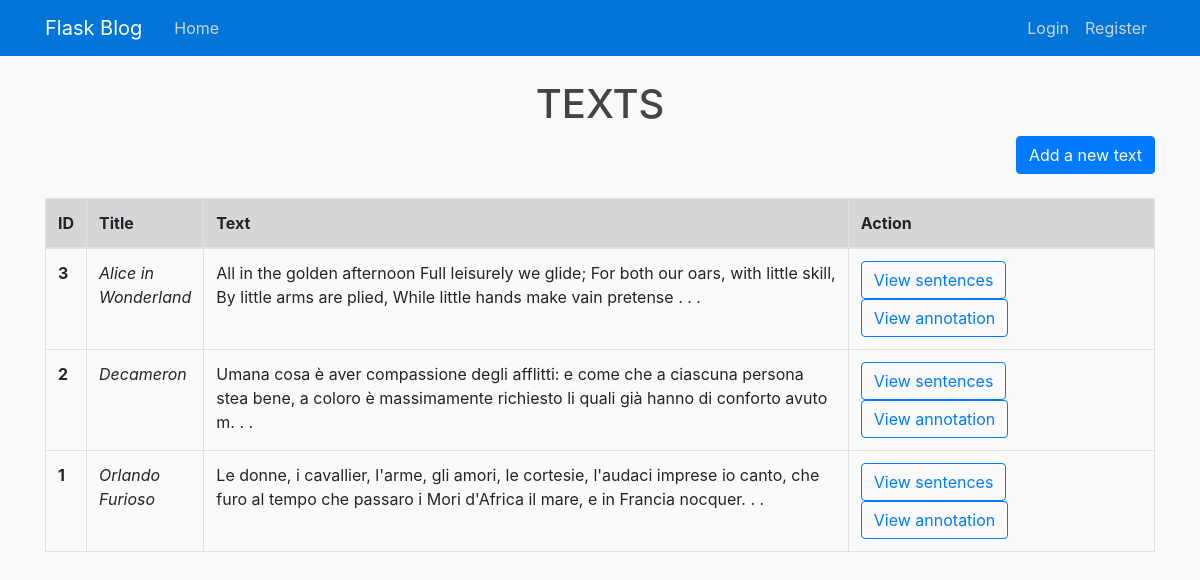
The page /home on the database its author committed.
### flaskblog/models.py (models this page shows, shortened)
class Texts(db.Model):
    id = db.Column(db.Integer, primary_key=True)
    title = db.Column(db.String(200), nullable=False)
    text = db.Column(db.Text, nullable=False)
    sentences = db.relationship('Sent', backref='owner', lazy=True)

### flaskblog/routes.py (the view)
@app.route("/")
@app.route("/home")
def home():
    texts = Texts.query.order_by(Texts.id.desc())
    return render_template('view_text.html', title='Home', texts=texts, legend='View text')

### flaskblog/templates/view_text.html
{% extends "layout.html" %}
{% block content %}
<h1 class="text-center">TEXTS</h1>
<div class="text-right">
  <a class="btn btn-primary" href="{{ url_for('input_text') }}">Add a new text</a>
</div>
<br>
<table class="table table-bordered">
    <thead>
      <tr class="table-active">
        <th scope="col">ID</th>
        <th scope="col">Title</th>
        <th scope="col" style="width: 65%;">Text</th>
        <th scope="col">Action</th>
      </tr>
    </thead>
    <tbody>
        {% for i in texts %}
        <tr>
          <th>{{ i.id }}</th>
          <td class="font-italic">{{ i.title }}</td>
          <td>{{ i.text[0:160] }}. . .</td>
          <td style="width: 30%;"><a class="btn btn-outline-primary"  href="{{ url_for('sent', texts_id=i.id) }}">View sentences</a>
            <a class="btn btn-outline-primary"  href="{{ url_for('annotation', texts_id=i.id) }}">View annotation</a>
          </td>
        </tr>
        {% endfor %}
    </tbody>
</table>
{% endblock content %}

### flaskblog/static/main.css (style rules this page uses)
body { background: #fafafa; color: #333333; margin-top: 5rem; }
h1, h2, h3, h4, h5, h6 { color: #444444; }

### rows shown on the page
Texts: id "3", title "Alice in Wonderland", text "All in the golden afternoon Full leisurely we glide; For both our oars, with little skill, By little arms are plied, While little hands make vain pretense"
Texts: id "2", title "Decameron", text "Umana cosa è aver compassione degli afflitti: e come che a ciascuna persona stea bene, a coloro è massimamente richiesto li quali già hanno di conforto avuto m"
Texts: id "1", title "Orlando Furioso", text "Le donne, i cavallier, l'arme, gli amori, le cortesie, l'audaci imprese io canto, che furo al tempo che passaro i Mori d'Africa il mare, e in Francia nocquer"
